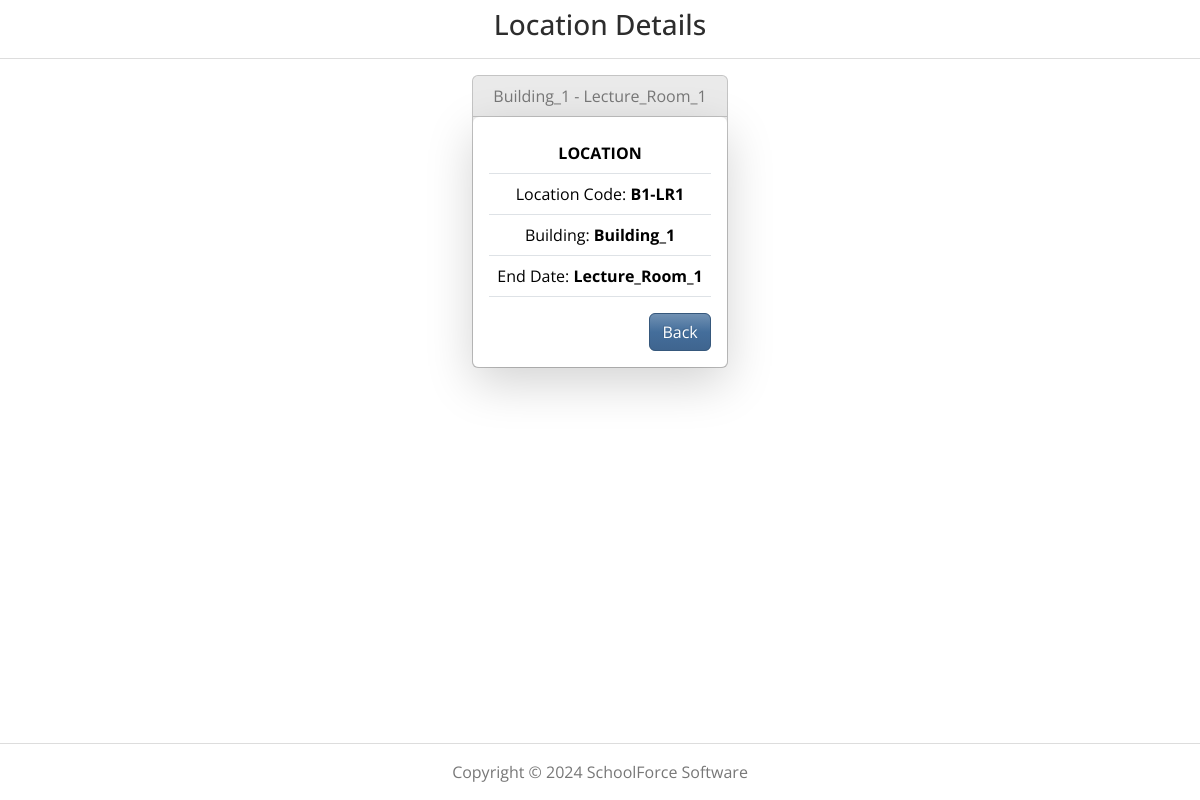
The page /location_detail/2/ (signed in) on the database its author committed.
### cmsmain/models.py (models this page shows)
class Location(models.Model):
    location_code = models.CharField(max_length=10, unique=True, null=True, blank=True)
    building = models.CharField(max_length=20, null=True, blank=True)
    room = models.CharField(max_length=20, null=True, blank=True)
    def __str__(self):
        return f'{self.building} - {self.room}'

### cmsmain/views.py (the view)
# urls.py: path('location_detail/<int:pk>/', views.LocationDetailView.as_view(), name='location_detail'),
@method_decorator(login_required, name='dispatch')
class LocationDetailView(DetailView):
    model = Location
    template_name = 'app_location/location_detail.html'

### cmsmain/templates/app_location/location_detail.html
{% extends 'cmsmain/base.html' %}
{% load static %}
{% block content %}
<h3 class="mt-2 text-center">Location Details</h3>
<hr />
<div class="d-flex justify-content-center">
    <div class="row">
        <div class="col col-md">
            <div class="card bg-light mb-3">
                <div class="card-header">
                    {{ location }}
                </div>
                <div class="card-body shadow-lg bg-body rounded">
                    <table class="table">
                        <tr><th>LOCATION</th></tr>
                        <tr><td>Location Code: <strong>{{location.location_code}}</strong></td></tr>
                        <tr><td>Building: <strong>{{location.building}}</strong></td></tr>
                        <tr><td>End Date: <strong>{{location.room}}</strong></td></tr>
                    </table>
                    <a href="/location_list/" class="btn btn-primary float-end" role="button">Back</a>
                </div>
            </div>
        </div>
    </div>
</div>
{% endblock %}

### cmsmain/templates/cmsmain/base.html (style rules this page uses)
.wrapper { min-height: 100vh; display: flex; flex-direction: column; }
table tr th { font-size: 16px; font-weight: bold; }

### rows shown on the page
Location: building+room "Building_1 - Lecture_Room_1", location_code "B1-LR1", building "Building_1", room "Lecture_Room_1"
